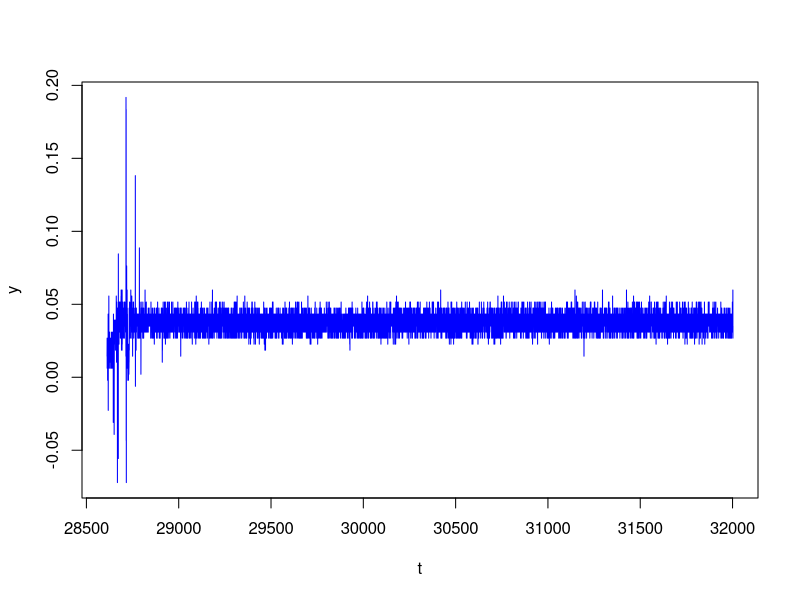
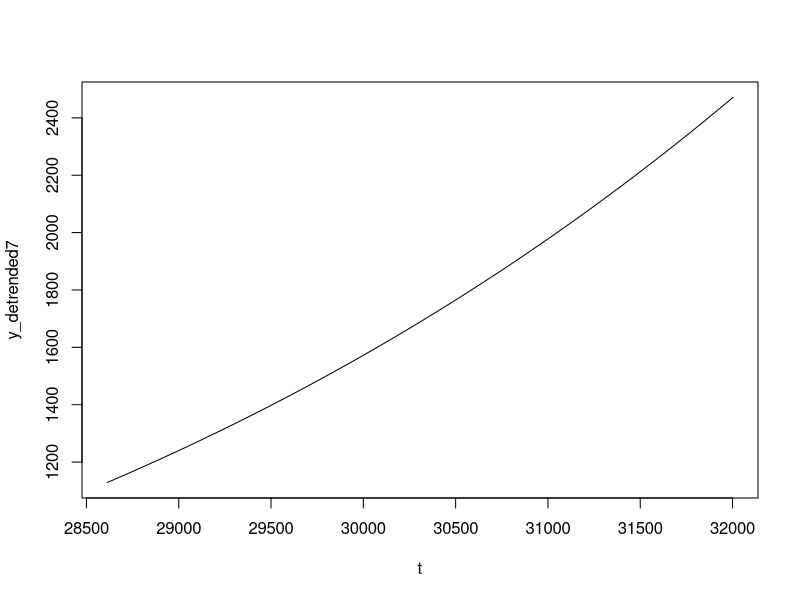

These charts were generated, in order, by the following R code:
### 7th Polynomial regression STANDALONE #######################
### Ro Neumann, 2015 ###########################################

### INPUT: Time series with first column = time, 2nd  = data
### OUTPUT: tr7 = trendline --> 1 column matrix, data values
###         y_detrended7 --> 1 column matrix, data values


# data=read.table("Exercise3-3.txt", sep=" ")
# 
# t = as.numeric(unlist(data[1]))
# y = as.numeric(unlist(data[2]))

data = read.csv(file="Node383sm.csv", header = TRUE, skip = 15)
time = unlist(data[1])
index = as.numeric(unlist(data[2]))
Channel1 = as.numeric(unlist(data[3]))

time=toString(time) 
timeSplit = strsplit(time, ",") 
timeSplit = unlist(timeSplit) 
timeSplit = gsub(" ", "", timeSplit, fixed = TRUE)    # remove redundant spaces in data

### DISSECT HOURS MINUTES SECONDS
dateComp = substr(timeSplit, 1, 10)   # cut out date
timeComp = substr(timeSplit, 11, 28)  # cut out time

hours <- numeric(0)   # create empty arrays to be filled
minutes <-numeric(0)
seconds <- numeric(0)


lT = length(timeComp) # get array length for loop

for (i in 1:lT) {
  timex = timeComp[[i]]    # take first element of string vector
  h = substr(timex, 1, 2)  # Cut string
  h = as.numeric(h)        # convert to hour value
  hours[i]=h   # add UTC component
  
  m = substr(timex, 4, 5)
  m = as.numeric(m)
  minutes[i]=m 
  
  s = substr(timex, 7, 15) 
  s = as.numeric(s)
  seconds[i]=s
}



timeInSeconds  <- numeric(0) 

for (i in 1:lT) {
  timeInSeconds[i]= (hours[i]*60*60) + (minutes[i]*60)+seconds[i]
}


t = timeInSeconds
y = Channel1







trend7  <- lm(y~poly(t,7,raw=TRUE))
g1 = summary(trend7)$coefficients[1,1]
g2 = summary(trend7)$coefficients[2,1]
g3 = summary(trend7)$coefficients[3,1]
g4 = summary(trend7)$coefficients[4,1]
g5 = summary(trend7)$coefficients[5,1]
g6 = summary(trend7)$coefficients[6,1]
# g7 = summary(trend7)$coefficients[7,1] # out of bounds
# g8 = summary(trend7)$coefficients[8,1] # out of bounds

tr7 = g1 + g2*t + g3*t^2 + g4*t^3 + g5*t^4 + g6*t^5 #+ g7*t^6 #+ g8*t^7

y_detrended7 = y-tr7


# PLOT Original data and trendline
plot(t,y,type="l",col="blue")
lines(t,tr7, col="red") 

# PLOT detrended data in new window
plot(t,y_detrended7,type="l",col="black")
